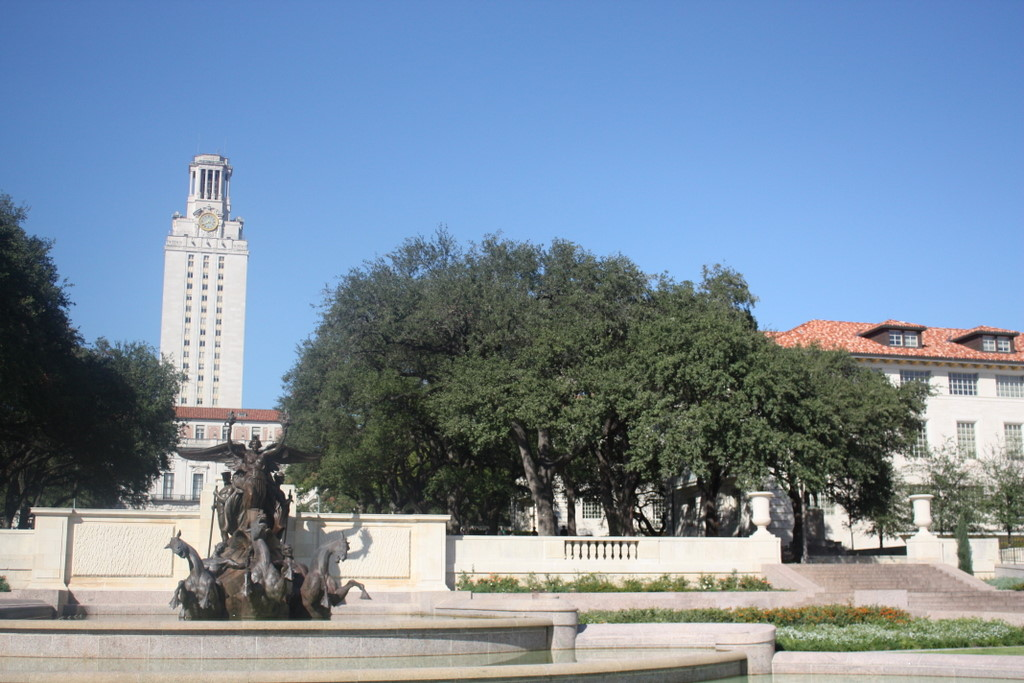
#> input picture uttower_left.JPG, 1024 x 683 px
$ jupyter execute --allow-errors 'ECS 174 HW 2.ipynb'   (older library calls are emulated)
#> lines starting #> are read from the running program, lines starting #| are printed output that depends on the picture
[cell 1]
import pandas as pd
import numpy as np
import scipy as sc
from scipy import ndimage
from scipy import signal, misc
from scipy.signal import convolve2d
from skimage import filters
from skimage.color import rgb2yuv, rgb2hsv, rgb2gray, yuv2rgb, hsv2rgb
from matplotlib import pyplot as plt
from matplotlib.pyplot import imread
import matplotlib.image as img
import seaborn as sns
from PIL import Image, ImageFilter
import imageio
from scipy.ndimage import rank_filter
from scipy.stats import norm
import cv2
sns.set()

#1 Convert images to double and greyscale
##double function
def double(image):
    info = np.iinfo(image.dtype)
    return image.astype(np.float) / info.max

[cell 2]
##Converting images to doubles
pier = cv2.imread("pier_homography_final_output.jpg")
#> (the rest of this cell did not finish here and is left out)

#> (a cell that did not finish here is left out)

#> (a cell that did not finish here is left out)

#> (a cell that did not finish here is left out)

[cell 6]
#2 Detect Feature Points with Harris Algorithm
##Find Shift Algorithm
# [173 lines left out: functions find_sift, gen_dgauss, harris, not called in this run]


# [15 lines of commented-out code are left out]

#> (a cell that did not finish here is left out)

[cell 8]
# [35 lines left out: functions get_harris_points, plot_harris_points, not called in this run]

#> (a cell that did not finish here is left out)

#> (a cell that did not finish here is left out)

[cell 11]
#3 Find Local Neighbords of Keypoints of images
##Left Image
ut_left = cv2.imread("uttower_left.JPG")
#> ut_left is the input picture: shape (683, 1024, 3); mean B, G, R 159, 140, 121.7
gray = cv2.cvtColor(ut_left,cv2.COLOR_BGR2GRAY)
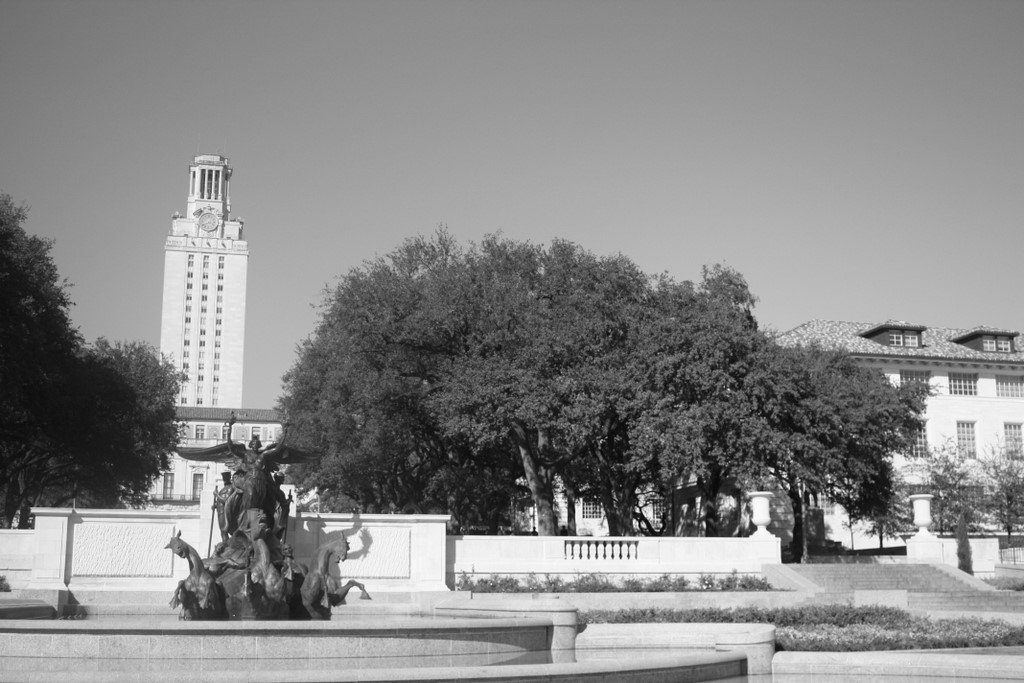
#> gray: shape (683, 1024); min 2, max 255, mean 136.7
sift = cv2.xfeatures2d.SIFT_create()
kp = sift.detect(gray, None)
#> kp = 5314 keypoints; strongest (x, y, size): (620, 556, 2.4), (612, 556, 2.2), (698, 499, 3.5), (534, 528, 1.9)
utt_left_key = cv2.drawKeypoints(gray ,
                      kp ,
                      ut_left,
                      flags=cv2.DRAW_MATCHES_FLAGS_DRAW_RICH_KEYPOINTS)
plt.imshow(utt_left_key)

[cell 12]
##Right Image
ut_right = cv2.imread("uttower_right.JPG")
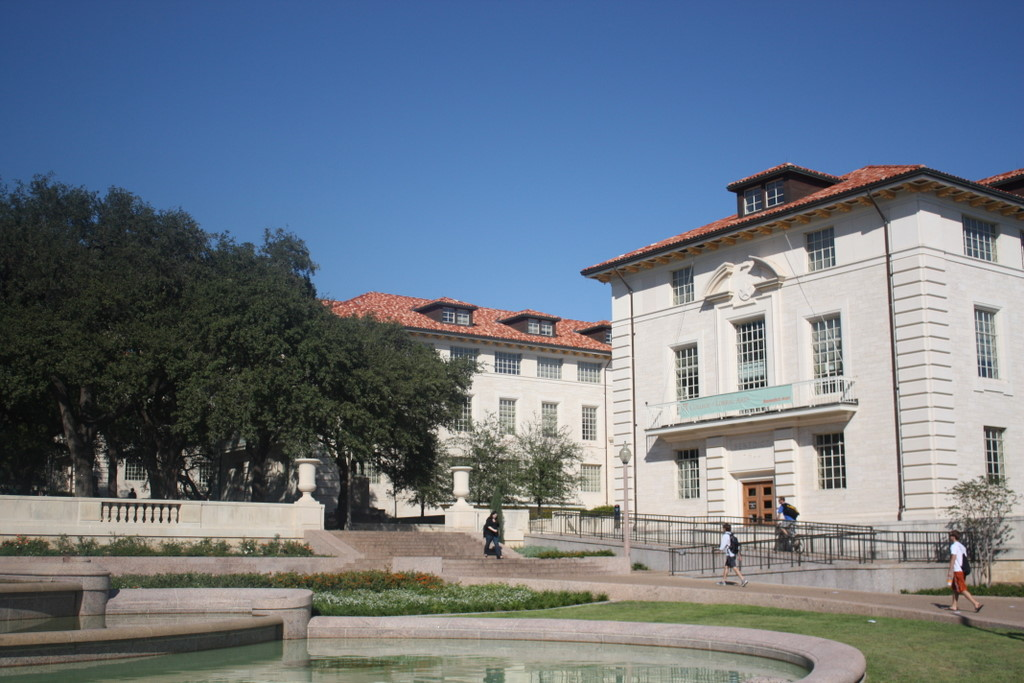
#> input picture uttower_right.JPG, 1024 x 683 px
#> ut_right is the input picture: shape (683, 1024, 3); mean B, G, R 132, 118.9, 107.7
gray2 = cv2.cvtColor(ut_right,cv2.COLOR_BGR2GRAY)
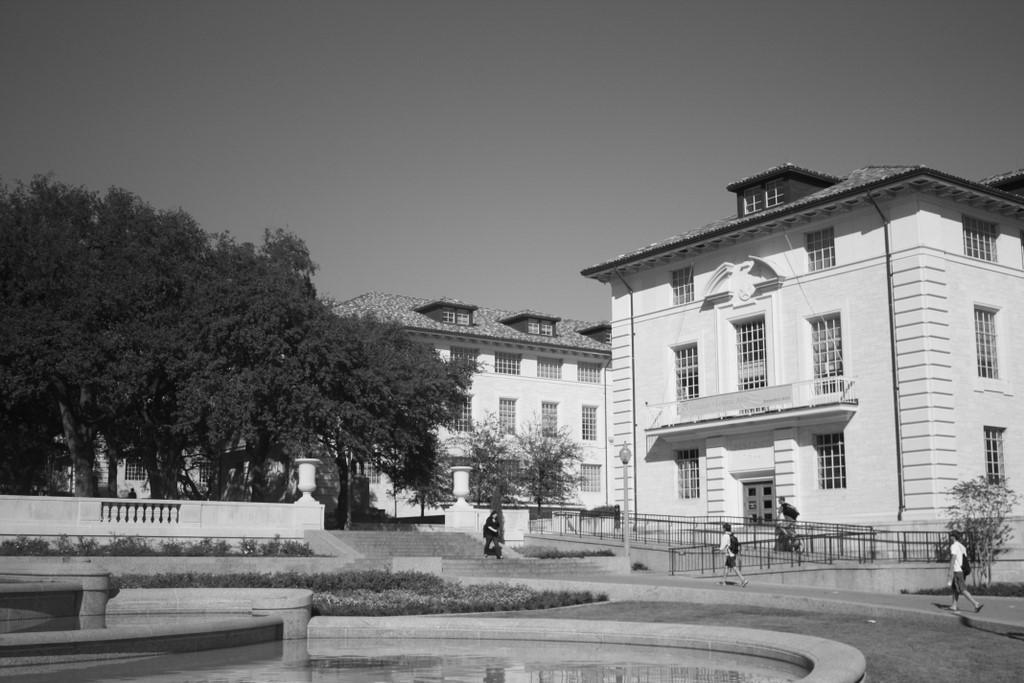
#> gray2: shape (683, 1024); min 3, max 253, mean 117
sift = cv2.xfeatures2d.SIFT_create()
kp2 = sift.detect(gray2, None)
#> kp2 = 4195 keypoints; strongest (x, y, size): (958, 550, 9.6), (490, 527, 2), (376, 451, 1.8), (440, 520, 6.8)
utt_right_key = cv2.drawKeypoints(gray2 ,
                      kp2 ,
                      ut_right,
                      flags=cv2.DRAW_MATCHES_FLAGS_DRAW_RICH_KEYPOINTS)
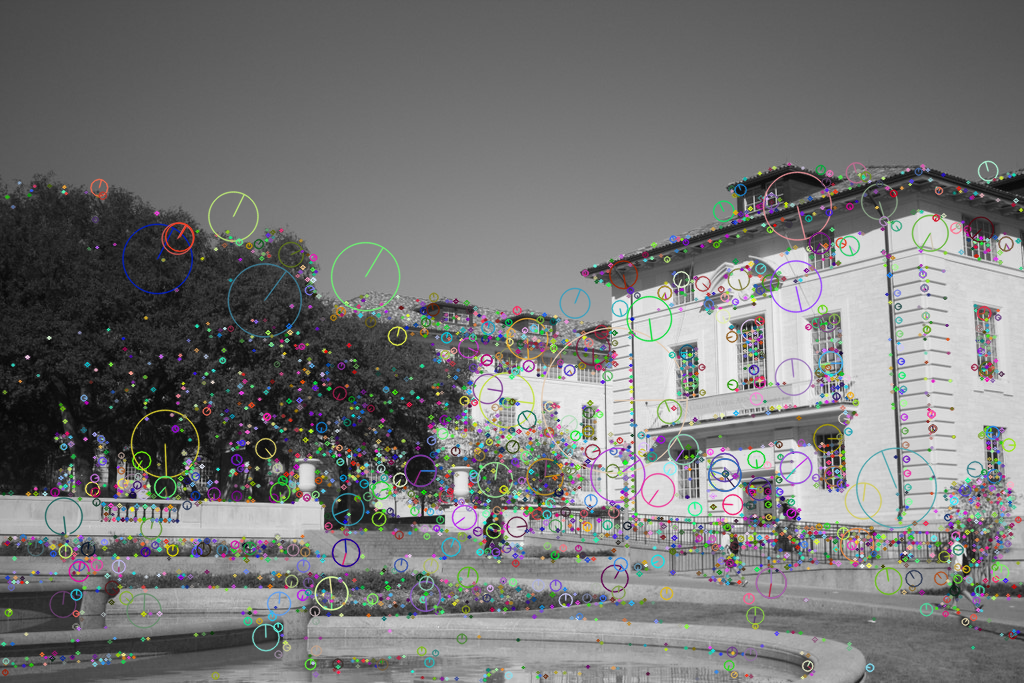
#> utt_right_key: shape (683, 1024, 3); mean B, G, R 117.4, 117.8, 117.6
plt.imshow(utt_right_key)

#> (a cell that did not finish here is left out)

#> (a cell that did not finish here is left out)

#> (a cell that did not finish here is left out)

#> (a cell that did not finish here is left out)

[cell 17]
#6 Use RANSAC algorithm to estimate a homography mapping one image onto the other
##Homography Matching
orbot = cv2.ORB_create()
#> (the rest of this cell did not finish here and is left out)

[cell 18]
##RANSAC Algorithm
# [12 lines left out: function RANSAC, not called in this run]

#> (a cell that did not finish here is left out)

[cell 20]
#7 Warping both images
unt_left = cv2.imread("uttower_left.JPG")
unt_right = cv2.imread("uttower_right.JPG")
left_img = cv2.cvtColor(unt_left,cv2.COLOR_BGR2GRAY)
right_img = cv2.cvtColor(unt_right,cv2.COLOR_BGR2GRAY)
suck = cv2.xfeatures2d.SIFT_create()
kp_1, dsp_1 = suck.detectAndCompute(left_img,None)
#> kp_1 has the same summary as kp
kp_2, dsp_2 = suck.detectAndCompute(right_img,None)
#> kp_2 has the same summary as kp2
boyf = cv2.BFMatcher()
match_maker = boyf.knnMatch(dsp_1,dsp_2, k=2)
#> match_maker = 5314 matches
great = []
for m in match_maker:
    if (m[0].distance < 0.5*m[1].distance):
        great.append(m)
#> after the loop, great = 724 matches
match_maker = np.asarray(great)
if (len(match_maker[:,0]) >= 4):
    src = np.float32([ kp_1[m.queryIdx].pt for m in match_maker[:,0] ]).reshape(-1,1,2)
#> src = 724 rows, first 8: [467.8, 265.7], [481.5, 253.5], [481.5, 253.5], [484.1, 428.1], [489, 405], [489, 405], [494, 617.1], [494, 617.1]
    dst = np.float32([ kp_2[m.trainIdx].pt for m in match_maker[:,0] ]).reshape(-1,1,2)
#> dst = 724 rows, first 8: [12.75, 206.4], [28.91, 194.8], [28.91, 194.8], [19.79, 380.9], [27.06, 356.7], [27.06, 356.7], [17.56, 581.7], [17.56, 581.7]
    H, masked = cv2.findHomography(src, dst, cv2.RANSAC, 5.0)
#> H = [[1.3, -0.0729, -574.5], [0.169, 1.22, -168.4], [0.000278, 2.4e-05, 1]]; masked = 724 values, max 1 at index 0, min 0 at index 630, mean 0.999
else:
    raise AssertionError('Can’t find enough keypoints.')
dst = cv2.warpPerspective(unt_left,H,((unt_left.shape[1] + unt_right.shape[1]), unt_right.shape[0]))
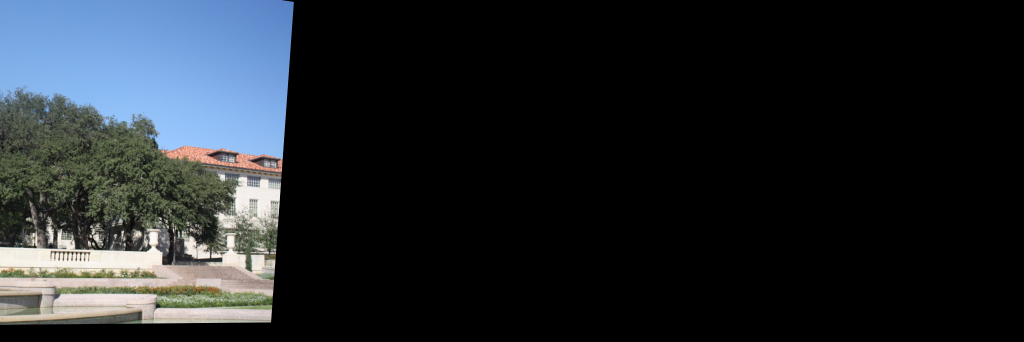
#> dst: shape (683, 2048, 3) (shown at 1/2 size); mean B, G, R 41.1, 36.9, 32.2
dst[0:unt_right.shape[0], 0:unt_right.shape[1]] = unt_right
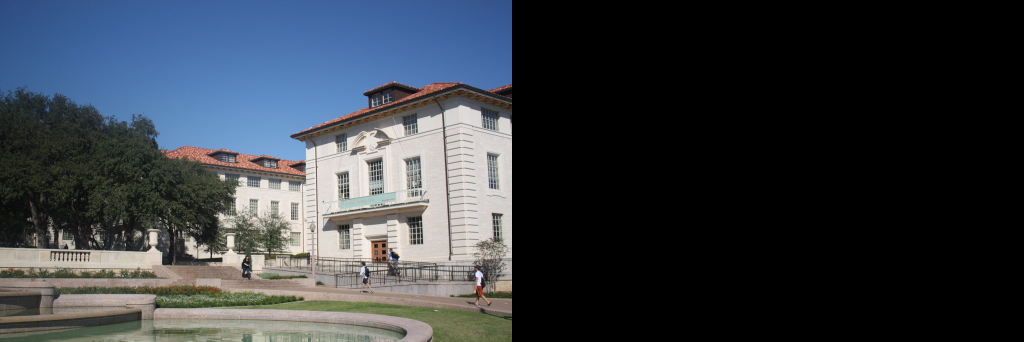
#> dst: shape (683, 2048, 3) (shown at 1/2 size); mean B, G, R 66, 59.4, 53.8
plt.imshow(dst)

[cell 21]
#8 Composite Both Images
rad_left = Image.open("uttower_left.JPG")
rad_right = Image.open("uttower_right.JPG")
rad_l_nm = np.asarray(rad_left)
rad_r_nm = np.asarray(rad_right)
Nice_Comp = cv2.addWeighted(rad_l_nm, 0.3, rad_r_nm, 0.7, 0.0)
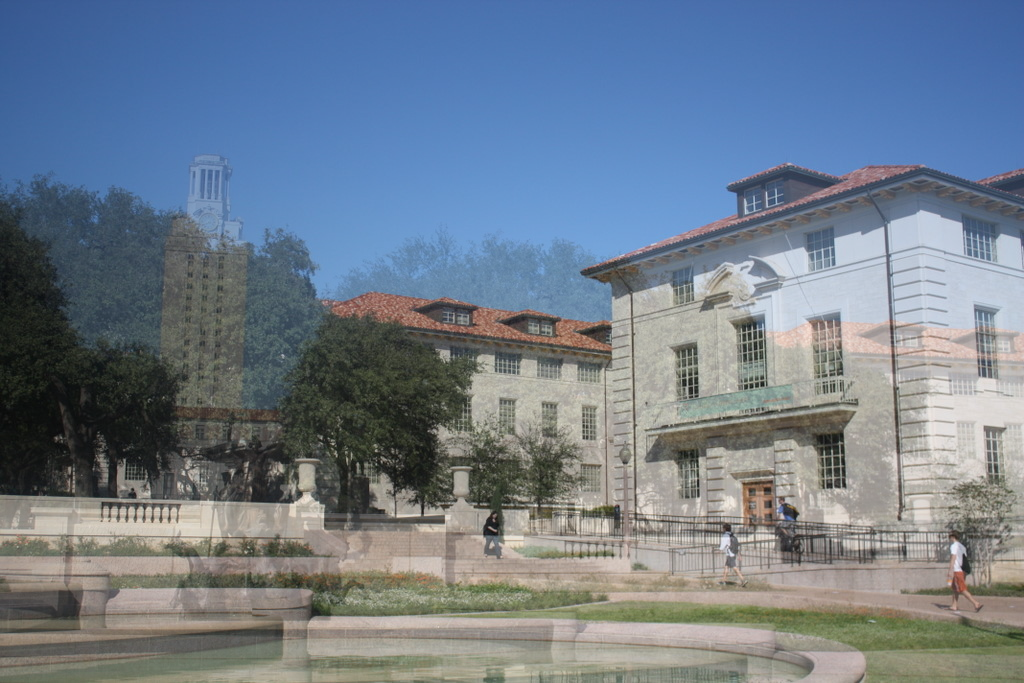
#> Nice_Comp: shape (683, 1024, 3); mean R, G, B 111.9, 125.2, 140.1
plt.imshow(Nice_Comp)
